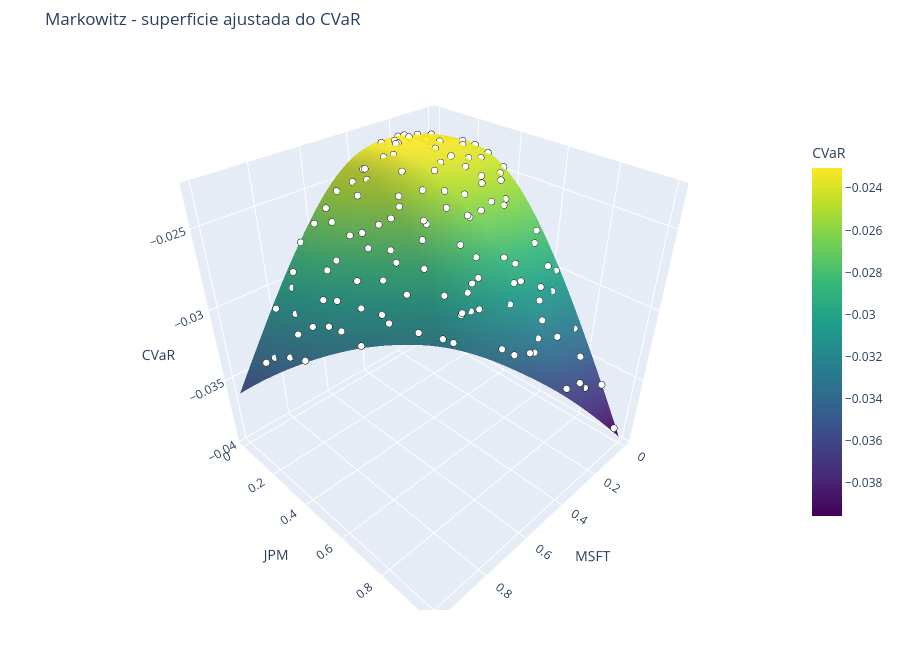

The notebook cell this image was saved under:
### Code cell
surface_fig = plot_surrogate_surface_3d_interactive(
    lambda W: cvarGPR.predict(W, return_std=False),
    labels=sdw.list_stocks(),
    train_points=sobol_doe,
    train_values=cvar_sobol,
    title="Markowitz - superficie ajustada do CVaR",
    zlabel="CVaR",
)
surface_fig.show()
